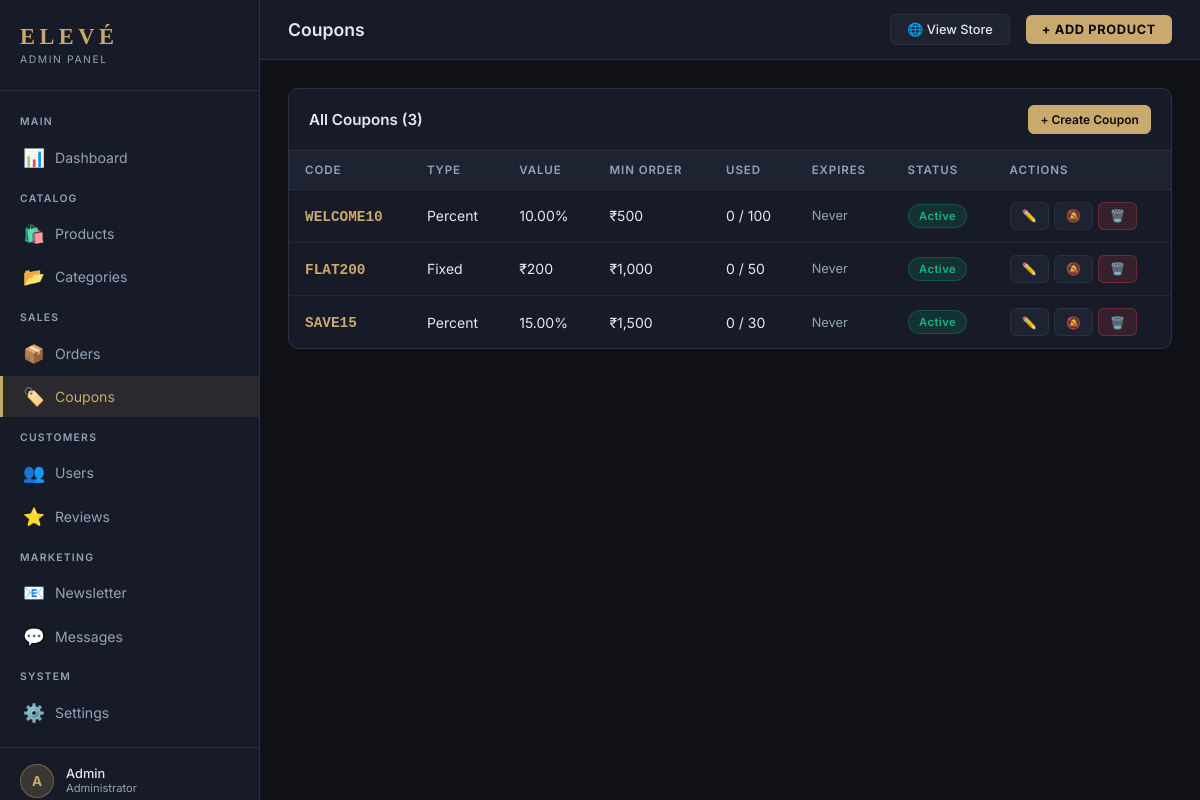
The app's page /admin/coupons.php (signed in), older data.
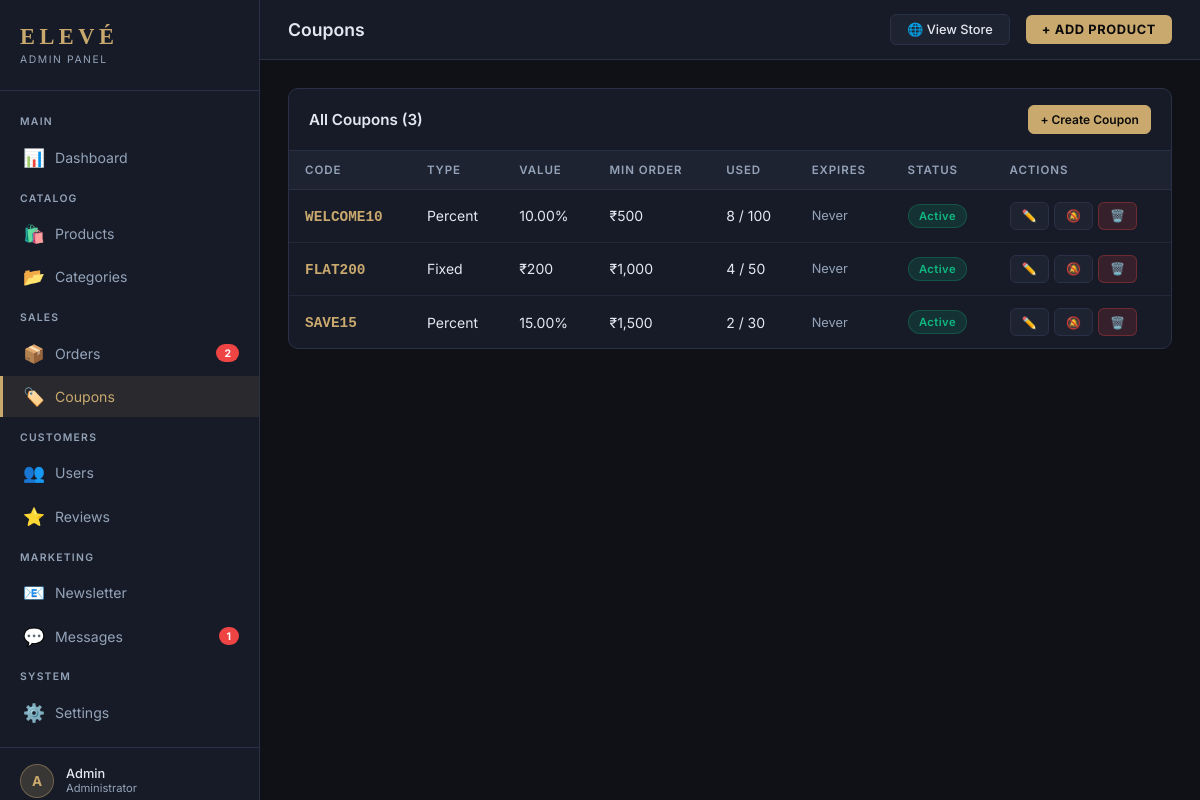
The same page, newer data.
### tables this page shows
CREATE TABLE IF NOT EXISTS coupons (
    id INT AUTO_INCREMENT PRIMARY KEY,
    code VARCHAR(50) UNIQUE NOT NULL,
    type ENUM('percent', 'fixed') DEFAULT 'percent',
    value DECIMAL(10,2) NOT NULL,
    min_order DECIMAL(10,2) DEFAULT 0.00,
    max_uses INT DEFAULT NULL,
    used_count INT DEFAULT 0,
    is_active TINYINT(1) DEFAULT 1,
    expires_at DATETIME DEFAULT NULL,
    created_at TIMESTAMP DEFAULT CURRENT_TIMESTAMP
);

### admin/coupons.php (the view, shortened to what the changed rows need)
<?php
require_once 'includes/header.php';
$db      = getDB();
    ?>
    <?php require_once 'includes/footer.php'; exit;
$coupons = $db->query("SELECT * FROM coupons ORDER BY created_at DESC")->fetchAll();
?>
<div class="card">
  <div class="table-wrap">
    <table>
      <thead><tr><th>Code</th><th>Type</th><th>Value</th><th>Min Order</th><th>Used</th><th>Expires</th><th>Status</th><th>Actions</th></tr></thead>
      <tbody>
        <?php foreach ($coupons as $c): ?>
        <tr>
          <td><strong style="color:var(--accent);font-family:monospace;font-size:.9rem"><?= htmlspecialchars($c['code']) ?></strong></td>
          <td><?= ucfirst($c['type']) ?></td>
          <td><?= $c['type']==='percent' ? $c['value'].'%' : '₹'.number_format($c['value'],0) ?></td>
          <td>₹<?= number_format($c['min_order'],0) ?></td>
          <td><?= $c['used_count'] ?> / <?= $c['max_uses'] ?? '∞' ?></td>
          <td style="font-size:.8rem;color:var(--muted)"><?= $c['expires_at'] ? date('d M Y', strtotime($c['expires_at'])) : 'Never' ?></td>
          <td><span class="badge <?= $c['is_active']?'badge-green':'badge-red' ?>"><?= $c['is_active']?'Active':'Disabled' ?></span></td>
          <td>
            <div style="display:flex;gap:.3rem">
              <a href="coupons.php?action=edit&id=<?= $c['id'] ?>" class="btn btn-sm btn-ghost">✏️</a>
              <a href="coupons.php?toggle=<?= $c['id'] ?>" class="btn btn-sm btn-ghost"><?= $c['is_active']?'🔕':'✅' ?></a>
              <a href="coupons.php?delete=<?= $c['id'] ?>" class="btn btn-sm btn-danger" data-confirm="Delete coupon '<?= htmlspecialchars($c['code']) ?>'?">🗑️</a>
            </div>
          </td>
        </tr>
        <?php endforeach; ?>
      </tbody>
    </table>
  </div>
</div>
<?php require_once 'includes/footer.php'; ?>

### admin/includes/header.php (shortened to what the changed rows need)
<?php
$currentPage = basename($_SERVER['PHP_SELF'], '.php');
?>
<!DOCTYPE html>
<html lang="en">
<head>
</head>
<body>
<aside class="sidebar" id="adminSidebar">
  <nav class="sidebar-nav">
    <a href="orders.php" class="nav-item <?= $currentPage === 'orders' ? 'active' : '' ?>">
      <span class="icon">📦</span> Orders
      <?php
      $db2 = getDB();
      $newOrders = $db2->query("SELECT COUNT(*) FROM orders WHERE status = 'confirmed'")->fetchColumn();
      if ($newOrders > 0): ?>
        <span class="nav-badge"><?= $newOrders ?></span>
      <?php endif; ?>
    </a>
    <a href="messages.php" class="nav-item <?= $currentPage === 'messages' ? 'active' : '' ?>">
      <span class="icon">💬</span> Messages
      <?php
      $newMsgs = $db2->query("SELECT COUNT(*) FROM contact_messages WHERE status = 'new'")->fetchColumn();
      if ($newMsgs > 0): ?>
        <span class="nav-badge"><?= $newMsgs ?></span>
      <?php endif; ?>
    </a>
  </nav>
</aside>
<div class="main-wrapper">
  <div class="content">

Row changes from the older to the newer data that the page shows:
changed coupons "WELCOME10": used_count "0" → "8"
changed coupons "FLAT200": used_count "0" → "4"
changed coupons "SAVE15": used_count "0" → "2"
Text that changed along with them:
$newOrders: (not shown) → "2"
$newMsgs: (not shown) → "1"
